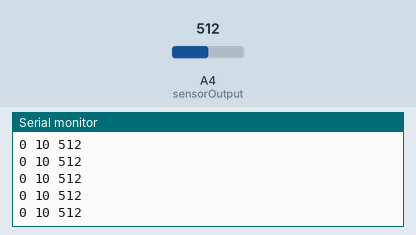
A sketch run on a simulated Arduino Uno, built with avr-gcc and run on an emulated ATmega328P. Shown: the last lines printed to the serial monitor. The inputs (shaded band) are chosen by the test bench; at power-on: A4 (sensorOutput) = 512.

Above: at 1.2 s.
1.3 s: A4 (sensorOutput) set to 990
At 2.2 s:
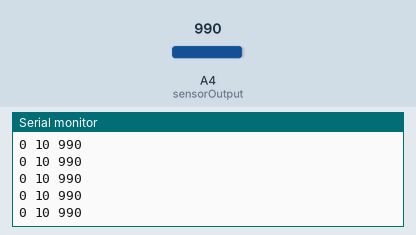
2.8 s: A4 (sensorOutput) set to 1014
At 3.9 s:
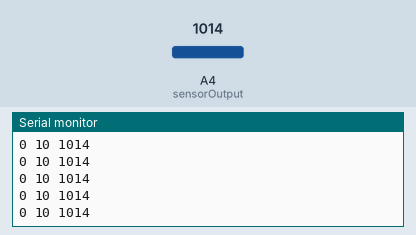
Timing chart, 0 to 5.8 s (numbered marks = the images above; inputs shaded):
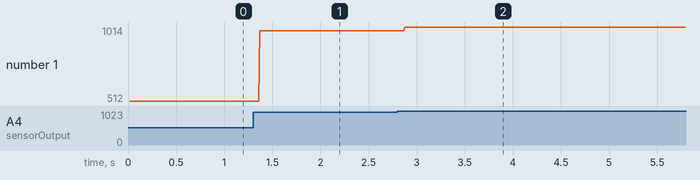

Measured:
- after the input at 1.3 s, the serial monitor: prints a new line after 0.07 s (image 1)
- after the input at 2.8 s, the serial monitor: prints a new line after 0.08 s (image 2)
- plotted number 1: 512 → 990 after the input at 1.3 s, 990 → 1014 after the input at 2.8 s

The sketch:

ArduinoRx.ino
```cpp
int sensorOutput = 4; // The analog pin connected to the sensor
int THRESHOLD = 1;
int graphUpperLimit = 10;
int graphLowerLimit = 0;

void setup()
{
  Serial.begin(9600); // Serial init

    Serial.print(graphLowerLimit); // To freeze the lower limit
    Serial.print(" ");
    Serial.print(graphUpperLimit); // To freeze the upper limit
    Serial.print(" ");
}

void loop()
{
  int value = analogRead(sensorOutput); // Read analog voltage from sensor

  if (value >= THRESHOLD) // Check voltage level from sensor
  {
    Serial.print(graphLowerLimit); // To freeze the lower limit
    Serial.print(" ");
    Serial.print(graphUpperLimit); // To freeze the upper limit
    Serial.print(" ");
    Serial.println(value); // To send all three 'data' points to the plotter
  }
}
```
